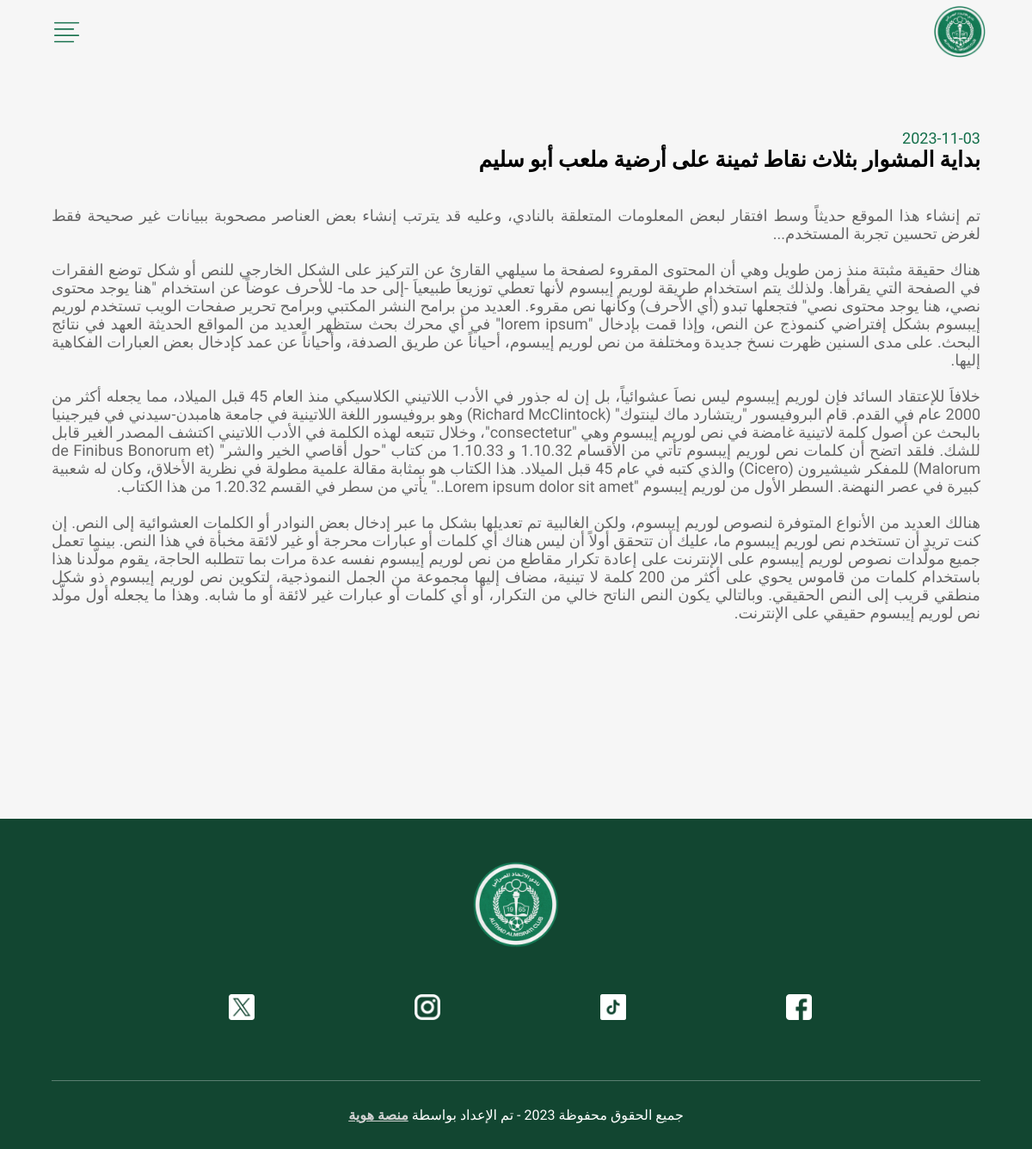
Page /newsDetail/5/ on the committed database.
### main/models.py (models this page shows, shortened)
class News(models.Model):
    category_choices = (
        ("الفريق الأول", "first team"),
        ("الطائرة", "volleyball"),
        ("الأكاديمية", "academy"),
        ("النادي", "club",),
    )
    title = models.CharField(max_length=2000)
    text = models.TextField()
    image = models.ImageField(upload_to='images/%y/%m/%d', null=True, blank=True)
    created_at = models.DateTimeField(auto_now_add=True)
    is_hero = models.BooleanField(default=False, null=True)
    category = models.CharField(max_length=100, choices=category_choices)

### main/views.py (the view)
# urls.py: path('newsDetail/<str:pk>/', views.newsDetail, name="newsDetail"),
def newsDetail(request, pk):
    news = News.objects.get(id=pk)
    context = {'news': news}
    return render(request, 'newsDetail.html', context)

### main/templates/newsDetail.html (shortened to what this page needs)
{% extends 'base.html' %}
{% block content %}
<!DOCTYPE html>
<html lang="en" dir="ltr">
  <head>
  </head>
    <body hx-target="this" hx-swap="outerHTML">
  <div id="forplaceholder">
    <div class="newsD" id="newsD">
        {% include 'components/navbar.html' %}
        {% include 'components/newsDetailpage_components/section1.html' %}
        {% include 'components/footer.html' %}
    </div>
  </div>
  </body>
</html>
{% endblock content %}

### main/templates/components/newsDetailpage_components/section1.html (shortened to what this page needs)
{% load static %}
<div class="Newsmain">
    <div class="heading">
        <h5>{{news.created_at|date:'Y-m-d'}}</h5>
        <h1>{{news.title}}</h1>
    </div>
    <div class="text">
        <p>{{news.text|linebreaksbr}}</p>
    </div>
    <div class="image">
    </div>
</div>

### static/css/style.css (style rules this page uses)
body, html { margin: 0; padding: 0; height: 100%; width: 100%; direction: rtl; font-family: 'Almarai', sans-serif; background-color: #f6f6f6; }
#newsD { padding-top: 150px; width: 100%; overflow-x: hidden; }

### main/templates/components/navbar.html (style rules this page uses)
* { padding: 0; margin: 0; }

### main/templates/components/newsDetailpage_components/section1.html (style rules this page uses)
* { margin: 0; padding: 0; }
.Newsmain { padding: 0 20%; margin-bottom: 150px; position: relative; }
.Newsmain .heading { margin-bottom: 40px; }
.Newsmain .heading h1 { font-size: 35px; font-weight: bold; }
.Newsmain .heading h5 { font-size: 18px; font-weight: 400; color: #126E49; }
.Newsmain .text { margin-bottom: 60px; }
.Newsmain .text p { font-size: 18px; font-weight: 400; color: #666; }
@media screen and (max-width: 1200px) { .Newsmain { padding: 0 5%; } }
@media screen and (max-width: 1200px) { .Newsmain .heading h1 { font-size: 25px; } }
@media screen and (max-width: 1200px) { .Newsmain .text p { text-align: justify; } }

### rows in the picture
News: created_at "2023-11-03", title "بداية المشوار بثلاث نقاط ثمينة على أرضية ملعب أبو سليم", text "تم إنشاء هذا الموقع حديثاً وسط افتقار لبعض المعلومات المتعلقة بالنادي، وعليه قد يترتب إنشاء بعض العناصر مصحوبة ببيانات غير صحيحة فقط لغرض تحسين تجربة المستخدم... هناك حقيقة مثبتة منذ زمن طويل وهي أن المحتوى المقروء لصفحة ما سيلهي القارئ عن التركيز على الشكل الخارجي للنص أو شكل توضع الفقرات في الصفحة التي يقرأها. ولذلك يتم استخدام طريقة لوريم إيبسوم لأنها تعطي توزيعاَ طبيعياَ -إلى حد ما- للأحرف عوضاً عن استخدام \"هنا يوجد محتوى نصي، هنا يوجد محتوى نصي\" فتجعلها تبدو (أي الأحرف) وكأنها نص مقروء. العديد من برامح النشر المكتبي وبرامح تحرير صفحات الويب تستخدم لوريم إيبسوم بشكل إفتراضي كنموذج عن النص، وإذا قمت بإدخال \"lorem ipsum\" في أي محرك بحث ستظهر العديد من المواقع الحديثة العهد في نتائج البحث.…"
